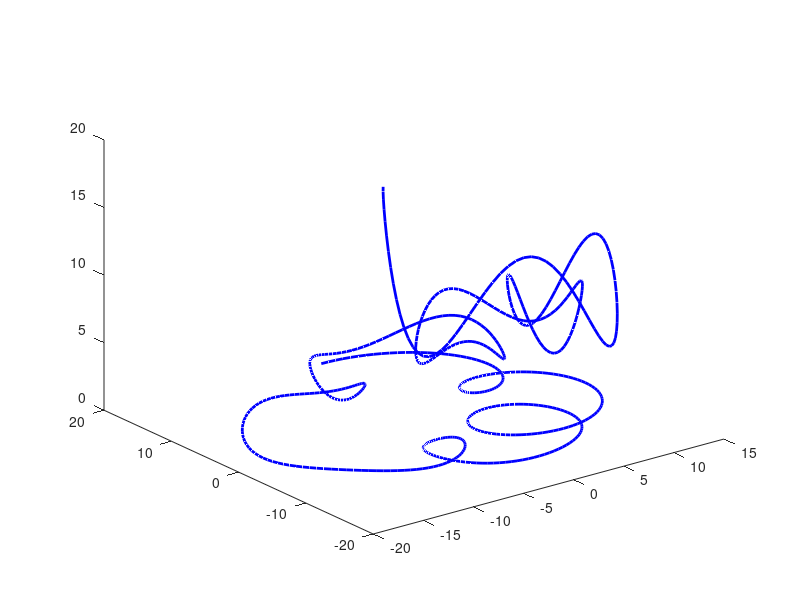

This chart was generated by the following MATLAB code: (Note: this script raises an error after producing the figure.)
% Project 1 for Calc 3
% Authors are Swag, Kiro, and Manuel

% Deciding on a step size
h = (10 / 601);

% Defining points
domain = 0:h:10;

% Defining curve that the spacethingy takes
x_t = @(t) 10.*sin(t)+5.*sin(5.*t)+2.5.*sin(2.3.*t);
y_t = @(t) 10.*cos(t)+5.*cos(5.*t)+2.5.*cos(2.3.*t);
z_t = @(t) (0.001.*(t.^4)).*(1+(cos(2*pi.*t)).^2);

% Computing points along that curve
x_set = x_t(domain);
y_set = y_t(domain);
z_set = z_t(domain);

% Showing the points as a line
plot3(x_set, y_set, z_set, 'b', 'LineWidth', 2);
hold on; % Ensuring the 3d line stays and the markers below fall on said line
plot3(x_set, y_set, z_set, 'o', 'MarkerFaceColor', 'green', 'MarkerEdgeColor', 'green', 'MarkerIndices', 1); % First Point
plot3(x_set, y_set, z_set, 'o', 'MarkerFaceColor', 'red', 'MarkerEdgeColor', 'red', 'MarkerIndices', 602); % Last Point
hold off; % Done adding markers

% Starting coords
c_steal = [x_t(0), y_t(0), z_t(0)];

% Ending coords
c_end = [x_t(10), y_t(10), z_t(10)];

% Total displacement
disp = sqrt(((c_steal(1) - c_end(1))^2) + ((c_steal(2) - c_end(2))^2) + ((c_steal(3) - c_end(3))^2));

% Computing the inside of the arc-length integral
s = sqrt(((diff(x_set).^2) + (diff(y_set).^2) + (diff(z_set).^2))./(h^2));
s_FtPerS = s.*(5280/60);

% Computing the arclength integral using a Riemann Sum
dist = 0;
for i = 1:length(s)
    dist = dist + (s(i) * h);
end

% The amount of household garbage burned in tons
tons_of_garbage = (dist * 150) / 2000;

% Plots speed where the x-axis is time in seconds and the y-axis is speed
% in feet/sec
plot(1:601, s_FtPerS);

% Finds the maximum speed in feet/sec in the journey as well as the second
% in which it occurs
[maximum_value, time_of_maximum_value] = max(s_FtPerS);

% Gets an array of points for the accleration graph
a = diff(s_FtPerS);

% Plots accleration
plot(1:600, a);

% The accleration of gravity on planet Docbrown
g = 340;

% Whether we need medicine or not
need_medicine = ((max(a) > 3*g) | (min(a) < -3*g));

% Bumping up accuracy
domain = 0:(1/601):10;
x_set = x_t(domain);
y_set = y_t(domain);
z_set = z_t(domain);

% Calculating T
Ts = sqrt(((diff(x_set).^2) + (diff(y_set).^2) + (diff(z_set).^2)));
Tx_set = diff(x_set)./Ts;
Ty_set = diff(y_set)./Ts;
Tz_set = diff(z_set)./Ts;
plot(Tz_set);

% Calculating N
Ns = sqrt(((diff(Tx_set).^2) + (diff(Ty_set).^2) + (diff(Tz_set).^2)));
Nx_set = diff(Tx_set)./Ns;
Ny_set = diff(Ty_set)./Ns;
Nz_set = diff(Tz_set)./Ns;

% Calculating unit Accleration
As = sqrt(((diff(diff(x_set)).^2) + (diff(diff(y_set)).^2) + (diff(diff(z_set)).^2)));
Ax_set = diff(diff(x_set))./As;
Ay_set = diff(diff(y_set))./As;
Az_set = diff(diff(z_set))./As;

% Finding TNB at 543 seconds
T_905 = [Tx_set(10 * (543 + 1)), Ty_set(10 * (543 + 1)), Tz_set(10 * (543 + 1))];
N_905 = [Nx_set(10 * (543 + 1)), Ny_set(10 * (543 + 1)), Nz_set(10 * (543 + 1))];
B_905 = cross(T_905, N_905);

% The base of the vectors
R_905 = [x_t(9.05), y_t(9.05), z_t(9.05)];

% Plotting it all
plot3(x_t(8.9333:0.001:9.0833), y_t(8.9333:0.001:9.0833), z_t(8.9333:0.001:9.0833), 'b', 'LineWidth', 2);
hold on;
quiver3(R_905(1), R_905(2), R_905(3), T_905(1), T_905(2), T_905(3), 'Color', [1, 0, 0]);
quiver3(R_905(1), R_905(2), R_905(3), N_905(1), N_905(2), N_905(3), 'Color', [0, 1, 0]);
quiver3(R_905(1), R_905(2), R_905(3), B_905(1), B_905(2), B_905(3), 'Color', [0, 0, 1]);
quiver3(R_905(1), R_905(2), R_905(3), Ax_set(10 * (543 + 1)), Ay_set(10 * (543 + 1)), Az_set(10 * (543 + 1)), 'Color', [0, 0, 0]);
hold off;

% Doing the same for every 5 seconds from 525s to 550s
plot3(x_t(520/60:0.001:555/60), y_t(520/60:0.001:555/60), z_t(520/60:0.001:555/60), 'b', 'LineWidth', 2);
hold on;
for v = 525:5:550
    
    T_n = [Tx_set(10 * (v + 1)), Ty_set(10 * (v + 1)), Tz_set(10 * (v + 1))];
    N_n = [Nx_set(10 * (v + 1)), Ny_set(10 * (v + 1)), Nz_set(10 * (v + 1))];
    B_n = cross(T_905, N_905);
    
    R_n = [x_t(v/60), y_t(v/60), z_t(v/60)];

    quiver3(R_n(1), R_n(2), R_n(3), T_n(1), T_n(2), T_n(3), 'Color', [1, 0, 0]);
    quiver3(R_n(1), R_n(2), R_n(3), N_n(1), N_n(2), N_n(3), 'Color', [0, 1, 0]);
    quiver3(R_n(1), R_n(2), R_n(3), B_n(1), B_n(2), B_n(3), 'Color', [0, 0, 1]);
end
hold off;